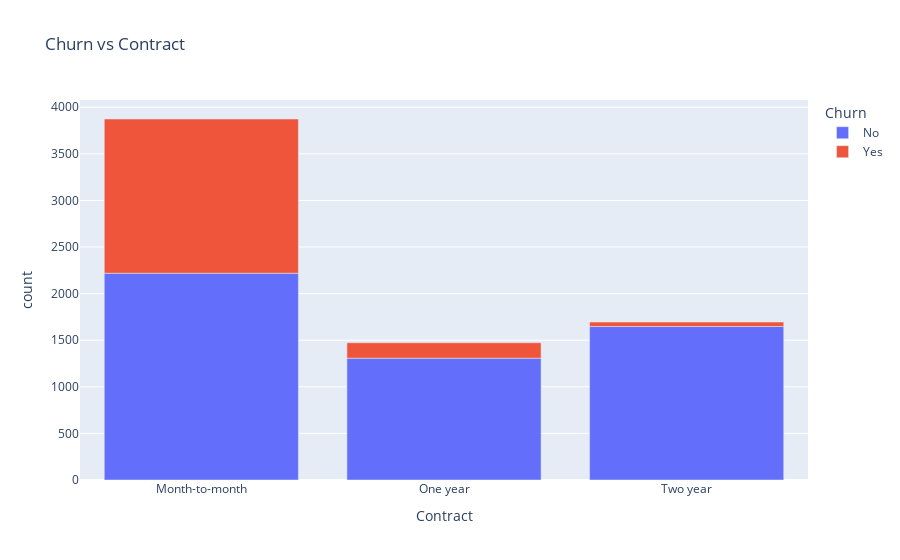

Write notebook code for a chart like this one.
### Markdown cell above
Let's create a bar chart to visualize the customer churn per contract type

### Code cell
df=data.groupBy(["Contract","Churn"]).count().toPandas()
px.bar(df,x='Contract',y='count',color='Churn',title='Churn vs Contract')

### Figure 1 — Plotly figure (JSON) as saved in the notebook; plotly's stock layout.template omitted (floating-point values rounded to 4 significant figures)
{"data": [{"alignmentgroup": "True", "hovertemplate": "Churn=No<br>Contract=%{x}<br>count=%{y}<extra></extra>", "legendgroup": "No", "marker": {"color": "#636efa", "pattern": {"shape": ""}}, "name": "No", "offsetgroup": "No", "orientation": "v", "showlegend": true, "textposition": "auto", "type": "bar", "x": ["Month-to-month", "One year", "Two year"], "xaxis": "x", "y": [2219, 1307, 1647], "yaxis": "y"}, {"alignmentgroup": "True", "hovertemplate": "Churn=Yes<br>Contract=%{x}<br>count=%{y}<extra></extra>", "legendgroup": "Yes", "marker": {"color": "#EF553B", "pattern": {"shape": ""}}, "name": "Yes", "offsetgroup": "Yes", "orientation": "v", "showlegend": true, "textposition": "auto", "type": "bar", "x": ["Month-to-month", "Two year", "One year"], "xaxis": "x", "y": [1655, 48, 166], "yaxis": "y"}], "layout": {"barmode": "relative", "legend": {"title": {"text": "Churn"}, "tracegroupgap": 0}, "title": {"text": "Churn vs Contract"}, "xaxis": {"anchor": "y", "domain": [0, 1], "title": {"text": "Contract"}}, "yaxis": {"anchor": "x", "domain": [0, 1], "title": {"text": "count"}}}}
